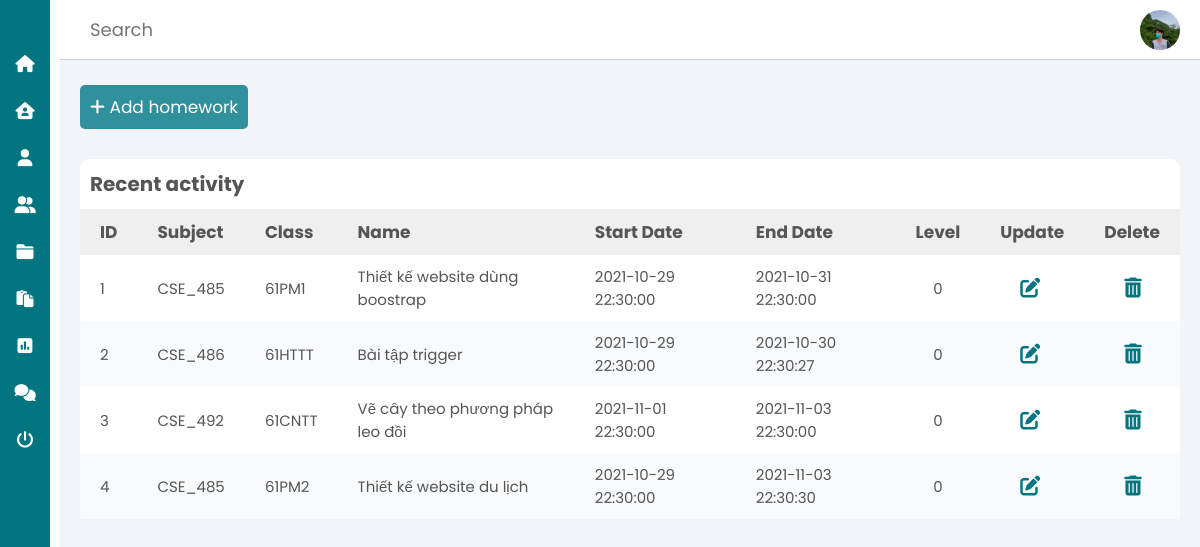
/teacher/homework.php, run on the app's committed database.
### tables this page shows
CREATE TABLE `tb_homework` (
  `id_homework` int(11) NOT NULL,
  `id_subject` char(10) DEFAULT NULL,
  `id_class` char(10) DEFAULT NULL,
  `name_homework` varchar(100) DEFAULT NULL,
  `start_date` datetime DEFAULT NULL,
  `end_date` datetime DEFAULT NULL,
  `home_level` tinyint(4) NOT NULL
);

### teacher/homework.php (the view)
<?php
include('sidebar.php');
?>
    <main>
        <a href="add_homework.php" class="btn btn-add"><i class="fas fa-plus"></i> Add homework</a>
        <section class="recent">
            <div class="activity-grid">
                <div class="activity-card">
                    <h3>Recent activity</h3>
                    <div class="table-responsive">
                        <table>
                            <thead>
                                <tr>
                                    <th>ID</th>
                                    <th>Subject</th>
                                    <th>Class</th>
                                    <th>Name</th>
                                    <th>Start Date</th>
                                    <th>End Date</th>
                                    <th>Level</th>
                                    <th>Update</th>
                                    <th>Delete</th>
                                </tr>
                            </thead>
                            <tbody><tbody>
                                <?php
                                    $sql = "SELECT * FROM tb_homework";
                                    $res = mysqli_query($conn, $sql);
                                    if($res == TRUE)
                                    {
                                        $count = mysqli_num_rows($res);
                                        if($count>0)
                                        {
                                            while($row = mysqli_fetch_assoc($res))
                                            {
                                                $id_home = $row['id_homework'];
                                                $id_sub = $row['id_subject'];
                                                $id_class = $row['id_class'];
                                                $name = $row['name_homework'];
                                                $sdate = $row['start_date'];
                                                $edate = $row['end_date'];
                                                $home_level = $row['home_level'];
                                ?>
                                                <tr>
                                                    <td><?php echo $id_home; ?></td>
                                                    <td><?php echo $id_sub; ?></td>
                                                    <td><?php echo $id_class; ?></td>
                                                    <td><?php echo $name ?></td>
                                                    <td><?php echo $sdate; ?></td>
                                                    <td><?php echo $edate; ?></td>
                                                    <td class="status"><?php echo $home_level; ?></td>
                                                    <td>
                                                        <a href="update_homework.php?id_home=<?php echo $id_home ?>" class="update-icon">
                                                            <i class="fas fa-edit"></i>
                                                        </a>
                                                    </td>
                                                    <td>
                                                        <a href="delete_homework.php?id_home=<?php echo $id_home ?>" class="update-icon">
                                                            <i class="fas fa-trash-alt"></i>
                                                        </a>
                                                    </td>
                                                </tr>
                                <?php
                                            }
                                        }
                                        else
                                        {
                                        }
                                    }
                                ?>
                            </tbody>
                        </table>
                    </div>
                </div>
            </div>
        </section>
    </div>
<?php
include('footer.php');
?>

### teacher/css/teacher.css (style rules this page uses)
* { font-family: 'Poppins', sans-serif; margin: 0; padding: 0; box-sizing: border-box; outline: none; border:none; text-decoration: none; transition: all .3s linear; transition: width none; list-style: none; }
.btn { display: inline-block; padding: 0.9rem 1rem; border-radius: 0.5rem; color: #fff; background-color: var(--btn-add); font-size: 1.7rem; cursor: pointer; }
.btn-add { margin-top: 1.5rem; }
.update-icon, .delete-icon { font-size: 2rem; margin-left: 1rem; color: var(--main-color); padding: 0 1rem; }
main { margin-top: 6rem; background: #f1f5f9; min-height: 90vh; padding: 1rem 2rem; }
.recent { margin-top: 3rem; margin-bottom: 3rem; }
.recent .activity-grid { display: grid; grid-template-columns: 100%; grid-column-gap: 1rem; }
.recent .activity-card { background: #fff; border-radius: 1rem; }
.recent .activity-grid .activity-card h3 { color: var(--text); margin: 1rem; font-size: 2rem; }
.recent .activity-grid .activity-card table { width: 100%; border-collapse: collapse; }
.recent .activity-grid .activity-card table thead { background: #efefef; text-align: left; }
th, td { font-size: 1.7rem; padding: 1rem 2rem; color: var(--text); }
td { font-size: 1.5rem; }
tbody tr:nth-child(even) { background: #f9fafc; }
.status { text-align: center; }

### data on the page
tb_homework: id_homework "1", id_subject "CSE_485", id_class "61PM1", name_homework "Thiết kế website dùng boostrap", start_date "2021-10-29 22:30:00", end_date "2021-10-31 22:30:00", home_level "0"
tb_homework: id_homework "2", id_subject "CSE_486", id_class "61HTTT", name_homework "Bài tập trigger", start_date "2021-10-29 22:30:00", end_date "2021-10-30 22:30:27", home_level "0"
tb_homework: id_homework "3", id_subject "CSE_492", id_class "61CNTT", name_homework "Vẽ cây theo phương pháp leo đồi", start_date "2021-11-01 22:30:00", end_date "2021-11-03 22:30:00", home_level "0"
tb_homework: id_homework "4", id_subject "CSE_485", id_class "61PM2", name_homework "Thiết kế website du lịch", start_date "2021-10-29 22:30:00", end_date "2021-11-03 22:30:30", home_level "0"
